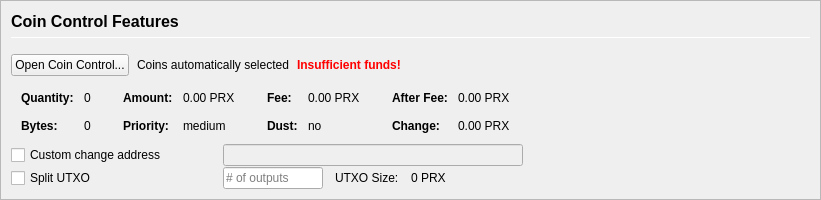
         <widget class="QFrame" name="frameCoinControl">
          <property name="sizePolicy">
           <sizepolicy hsizetype="Expanding" vsizetype="Expanding">
            <horstretch>0</horstretch>
            <verstretch>0</verstretch>
           </sizepolicy>
          </property>
          <property name="maximumSize">
           <size>
            <width>16777215</width>
            <height>16777215</height>
           </size>
          </property>
          <property name="frameShape">
           <enum>QFrame::StyledPanel</enum>
          </property>
          <property name="frameShadow">
           <enum>QFrame::Sunken</enum>
          </property>
          <layout class="QVBoxLayout" name="verticalLayoutCoinControl2">
           <property name="spacing">
            <number>0</number>
           </property>
           <property name="leftMargin">
            <number>0</number>
           </property>
           <property name="topMargin">
            <number>0</number>
           </property>
           <property name="rightMargin">
            <number>0</number>
           </property>
           <property name="bottomMargin">
            <number>0</number>
           </property>
           <item>
            <widget class="QFrame" name="frameCoinControl_BG">
             <layout class="QVBoxLayout" name="verticalLayoutCoinControl" stretch="0,0,0,0,0,0">
              <property name="spacing">
               <number>1</number>
              </property>
              <property name="leftMargin">
               <number>10</number>
              </property>
              <property name="topMargin">
               <number>10</number>
              </property>
              <item>
               <layout class="QHBoxLayout" name="horizontalLayoutCoinControl1">
                <property name="bottomMargin">
                 <number>15</number>
                </property>
                <item>
                 <layout class="QVBoxLayout" name="verticalLayout_3">
                  <property name="spacing">
                   <number>6</number>
                  </property>
                  <item>
                   <widget class="QLabel" name="labelCoinControlFeatures">
                    <property name="sizePolicy">
                     <sizepolicy hsizetype="Preferred" vsizetype="Maximum">
                      <horstretch>0</horstretch>
                      <verstretch>0</verstretch>
                     </sizepolicy>
                    </property>
                    <property name="minimumSize">
                     <size>
                      <width>0</width>
                      <height>20</height>
                     </size>
                    </property>
                    <property name="font">
                     <font>
                      <pointsize>12</pointsize>
                      <weight>75</weight>
                      <bold>true</bold>
                     </font>
                    </property>
                    <property name="styleSheet">
                     <string notr="true">font-weight:bold;</string>
                    </property>
                    <property name="text">
                     <string>Coin Control Features</string>
                    </property>
                   </widget>
                  </item>
                  <item>
                   <widget class="Line" name="line">
                    <property name="minimumSize">
                     <size>
                      <width>0</width>
                      <height>1</height>
                     </size>
                    </property>
                    <property name="maximumSize">
                     <size>
                      <width>16777215</width>
                      <height>1</height>
                     </size>
                    </property>
                    <property name="orientation">
                     <enum>Qt::Horizontal</enum>
                    </property>
                   </widget>
                  </item>
                 </layout>
                </item>
               </layout>
              </item>
              <item>
               <layout class="QHBoxLayout" name="horizontalLayoutCoinControl2" stretch="0,0,0,0">
                <property name="spacing">
                 <number>8</number>
                </property>
                <property name="bottomMargin">
                 <number>10</number>
                </property>
                <item>
                 <widget class="QPushButton" name="pushButtonCoinControl">
                  <property name="styleSheet">
                   <string notr="true"/>
                  </property>
                  <property name="text">
                   <string>Open Coin Control...</string>
                  </property>
                  <property name="autoDefault">
                   <bool>false</bool>
                  </property>
                 </widget>
                </item>
                <item>
                 <widget class="QLabel" name="labelCoinControlAutomaticallySelected">
                  <property name="text">
                   <string>Coins automatically selected</string>
                  </property>
                  <property name="margin">
                   <number>5</number>
                  </property>
                 </widget>
                </item>
                <item>
                 <widget class="QLabel" name="labelCoinControlInsuffFunds">
                  <property name="font">
                   <font>
                    <weight>75</weight>
                    <bold>true</bold>
                   </font>
                  </property>
                  <property name="styleSheet">
                   <string notr="true">color:red;font-weight:bold;</string>
                  </property>
                  <property name="text">
                   <string>Insufficient funds!</string>
                  </property>
                  <property name="margin">
                   <number>5</number>
                  </property>
                 </widget>
                </item>
                <item>
                 <spacer name="horizontalSpacerCoinControl">
                  <property name="orientation">
                   <enum>Qt::Horizontal</enum>
                  </property>
                  <property name="sizeHint" stdset="0">
                   <size>
                    <width>40</width>
                    <height>1</height>
                   </size>
                  </property>
                 </spacer>
                </item>
               </layout>
              </item>
              <item>
               <widget class="QWidget" name="widgetCoinControl" native="true">
                <property name="sizePolicy">
                 <sizepolicy hsizetype="Preferred" vsizetype="Preferred">
                  <horstretch>0</horstretch>
                  <verstretch>0</verstretch>
                 </sizepolicy>
                </property>
                <property name="minimumSize">
                 <size>
                  <width>0</width>
                  <height>0</height>
                 </size>
                </property>
                <property name="styleSheet">
                 <string notr="true"/>
                </property>
                <layout class="QHBoxLayout" name="horizontalLayoutCoinControl5">
                 <property name="leftMargin">
                  <number>0</number>
                 </property>
                 <property name="topMargin">
                  <number>0</number>
                 </property>
                 <property name="rightMargin">
                  <number>0</number>
                 </property>
                 <property name="bottomMargin">
                  <number>0</number>
                 </property>
                 <item>
                  <layout class="QHBoxLayout" name="horizontalLayoutCoinControl3" stretch="0,0,0,1">
                   <property name="spacing">
                    <number>20</number>
                   </property>
                   <property name="topMargin">
                    <number>0</number>
                   </property>
                   <property name="bottomMargin">
                    <number>10</number>
                   </property>
                   <item>
                    <layout class="QFormLayout" name="formLayoutCoinControl1">
                     <property name="horizontalSpacing">
                      <number>10</number>
                     </property>
                     <property name="verticalSpacing">
                      <number>14</number>
                     </property>
                     <property name="leftMargin">
                      <number>10</number>
                     </property>
                     <property name="topMargin">
                      <number>4</number>
                     </property>
                     <property name="rightMargin">
                      <number>6</number>
                     </property>
                     <item row="0" column="0">
                      <widget class="QLabel" name="labelCoinControlQuantityText">
                       <property name="font">
                        <font>
                         <weight>75</weight>
                         <bold>true</bold>
                        </font>
                       </property>
                       <property name="text">
                        <string>Quantity:</string>
                       </property>
                       <property name="margin">
                        <number>0</number>
                       </property>
                      </widget>
                     </item>
                     <item row="0" column="1">
                      <widget class="QLabel" name="labelCoinControlQuantity">
                       <property name="cursor">
                        <cursorShape>IBeamCursor</cursorShape>
                       </property>
                       <property name="contextMenuPolicy">
                        <enum>Qt::ActionsContextMenu</enum>
                       </property>
                       <property name="text">
                        <string notr="true">0</string>
                       </property>
                       <property name="margin">
                        <number>0</number>
                       </property>
                       <property name="textInteractionFlags">
                        <set>Qt::LinksAccessibleByMouse|Qt::TextSelectableByKeyboard|Qt::TextSelectableByMouse</set>
                       </property>
                      </widget>
                     </item>
                     <item row="1" column="0">
                      <widget class="QLabel" name="labelCoinControlBytesText">
                       <property name="font">
                        <font>
                         <weight>75</weight>
                         <bold>true</bold>
                        </font>
                       </property>
                       <property name="text">
                        <string>Bytes:</string>
                       </property>
                      </widget>
                     </item>
                     <item row="1" column="1">
                      <widget class="QLabel" name="labelCoinControlBytes">
                       <property name="cursor">
                        <cursorShape>IBeamCursor</cursorShape>
                       </property>
                       <property name="contextMenuPolicy">
                        <enum>Qt::ActionsContextMenu</enum>
                       </property>
                       <property name="text">
                        <string notr="true">0</string>
                       </property>
                       <property name="textInteractionFlags">
                        <set>Qt::LinksAccessibleByMouse|Qt::TextSelectableByKeyboard|Qt::TextSelectableByMouse</set>
                       </property>
                      </widget>
                     </item>
                    </layout>
                   </item>
                   <item>
                    <layout class="QFormLayout" name="formLayoutCoinControl2">
                     <property name="horizontalSpacing">
                      <number>10</number>
                     </property>
                     <property name="verticalSpacing">
                      <number>14</number>
                     </property>
                     <property name="leftMargin">
                      <number>6</number>
                     </property>
                     <property name="topMargin">
                      <number>4</number>
                     </property>
                     <property name="rightMargin">
                      <number>6</number>
                     </property>
                     <item row="0" column="0">
                      <widget class="QLabel" name="labelCoinControlAmountText">
                       <property name="font">
                        <font>
                         <weight>75</weight>
                         <bold>true</bold>
                        </font>
                       </property>
                       <property name="text">
                        <string>Amount:</string>
                       </property>
                       <property name="margin">
                        <number>0</number>
                       </property>
                      </widget>
                     </item>
                     <item row="0" column="1">
                      <widget class="QLabel" name="labelCoinControlAmount">
                       <property name="cursor">
                        <cursorShape>IBeamCursor</cursorShape>
                       </property>
                       <property name="contextMenuPolicy">
                        <enum>Qt::ActionsContextMenu</enum>
                       </property>
                       <property name="text">
                        <string notr="true">0.00 PRX</string>
                       </property>
                       <property name="textInteractionFlags">
                        <set>Qt::LinksAccessibleByMouse|Qt::TextSelectableByKeyboard|Qt::TextSelectableByMouse</set>
                       </property>
                      </widget>
                     </item>
                     <item row="1" column="0">
                      <widget class="QLabel" name="labelCoinControlPriorityText">
                       <property name="font">
                        <font>
                         <weight>75</weight>
                         <bold>true</bold>
                        </font>
                       </property>
                       <property name="text">
                        <string>Priority:</string>
                       </property>
                      </widget>
                     </item>
                     <item row="1" column="1">
                      <widget class="QLabel" name="labelCoinControlPriority">
                       <property name="cursor">
                        <cursorShape>IBeamCursor</cursorShape>
                       </property>
                       <property name="contextMenuPolicy">
                        <enum>Qt::ActionsContextMenu</enum>
                       </property>
                       <property name="text">
                        <string>medium</string>
                       </property>
                       <property name="textInteractionFlags">
                        <set>Qt::LinksAccessibleByMouse|Qt::TextSelectableByKeyboard|Qt::TextSelectableByMouse</set>
                       </property>
                      </widget>
                     </item>
                    </layout>
                   </item>
                   <item>
                    <layout class="QFormLayout" name="formLayoutCoinControl3">
                     <property name="horizontalSpacing">
                      <number>10</number>
                     </property>
                     <property name="verticalSpacing">
                      <number>14</number>
                     </property>
                     <property name="leftMargin">
                      <number>6</number>
                     </property>
                     <property name="topMargin">
                      <number>4</number>
                     </property>
                     <property name="rightMargin">
                      <number>6</number>
                     </property>
                     <item row="0" column="0">
                      <widget class="QLabel" name="labelCoinControlFeeText">
                       <property name="font">
                        <font>
                         <weight>75</weight>
                         <bold>true</bold>
                        </font>
                       </property>
                       <property name="text">
                        <string>Fee:</string>
                       </property>
                       <property name="margin">
                        <number>0</number>
                       </property>
                      </widget>
                     </item>
                     <item row="0" column="1">
                      <widget class="QLabel" name="labelCoinControlFee">
                       <property name="cursor">
                        <cursorShape>IBeamCursor</cursorShape>
                       </property>
                       <property name="contextMenuPolicy">
                        <enum>Qt::ActionsContextMenu</enum>
                       </property>
                       <property name="text">
                        <string notr="true">0.00 PRX</string>
                       </property>
                       <property name="textInteractionFlags">
                        <set>Qt::LinksAccessibleByMouse|Qt::TextSelectableByKeyboard|Qt::TextSelectableByMouse</set>
                       </property>
                      </widget>
                     </item>
                     <item row="1" column="0">
                      <widget class="QLabel" name="labelCoinControlLowOutputText">
                       <property name="font">
                        <font>
                         <weight>75</weight>
                         <bold>true</bold>
                        </font>
                       </property>
                       <property name="text">
                        <string>Dust:</string>
                       </property>
                      </widget>
                     </item>
                     <item row="1" column="1">
                      <widget class="QLabel" name="labelCoinControlLowOutput">
                       <property name="cursor">
                        <cursorShape>IBeamCursor</cursorShape>
                       </property>
                       <property name="contextMenuPolicy">
                        <enum>Qt::ActionsContextMenu</enum>
                       </property>
                       <property name="text">
                        <string>no</string>
                       </property>
                       <property name="textInteractionFlags">
                        <set>Qt::LinksAccessibleByMouse|Qt::TextSelectableByKeyboard|Qt::TextSelectableByMouse</set>
                       </property>
                      </widget>
                     </item>
                    </layout>
                   </item>
                   <item>
                    <layout class="QFormLayout" name="formLayoutCoinControl4">
                     <property name="horizontalSpacing">
                      <number>10</number>
                     </property>
                     <property name="verticalSpacing">
                      <number>14</number>
                     </property>
                     <property name="leftMargin">
                      <number>6</number>
                     </property>
                     <property name="topMargin">
                      <number>4</number>
                     </property>
                     <property name="rightMargin">
                      <number>6</number>
                     </property>
                     <item row="0" column="0">
                      <widget class="QLabel" name="labelCoinControlAfterFeeText">
                       <property name="font">
                        <font>
                         <weight>75</weight>
                         <bold>true</bold>
                        </font>
                       </property>
                       <property name="text">
                        <string>After Fee:</string>
                       </property>
                       <property name="margin">
                        <number>0</number>
                       </property>
                      </widget>
                     </item>
                     <item row="0" column="1">
                      <widget class="QLabel" name="labelCoinControlAfterFee">
                       <property name="cursor">
                        <cursorShape>IBeamCursor</cursorShape>
                       </property>
                       <property name="contextMenuPolicy">
                        <enum>Qt::ActionsContextMenu</enum>
                       </property>
                       <property name="text">
                        <string notr="true">0.00 PRX</string>
                       </property>
                       <property name="textInteractionFlags">
                        <set>Qt::LinksAccessibleByMouse|Qt::TextSelectableByKeyboard|Qt::TextSelectableByMouse</set>
                       </property>
                      </widget>
                     </item>
                     <item row="1" column="0">
                      <widget class="QLabel" name="labelCoinControlChangeText">
                       <property name="font">
                        <font>
                         <weight>75</weight>
                         <bold>true</bold>
                        </font>
                       </property>
                       <property name="text">
                        <string>Change:</string>
                       </property>
                      </widget>
                     </item>
                     <item row="1" column="1">
                      <widget class="QLabel" name="labelCoinControlChange">
                       <property name="cursor">
                        <cursorShape>IBeamCursor</cursorShape>
                       </property>
                       <property name="contextMenuPolicy">
                        <enum>Qt::ActionsContextMenu</enum>
                       </property>
                       <property name="text">
                        <string notr="true">0.00 PRX</string>
                       </property>
                       <property name="textInteractionFlags">
                        <set>Qt::LinksAccessibleByMouse|Qt::TextSelectableByKeyboard|Qt::TextSelectableByMouse</set>
                       </property>
                      </widget>
                     </item>
                    </layout>
                   </item>
                  </layout>
                 </item>
                </layout>
               </widget>
              </item>
              <item>
               <layout class="QHBoxLayout" name="horizontalLayoutCoinControl4">
                <property name="spacing">
                 <number>12</number>
                </property>
                <property name="sizeConstraint">
                 <enum>QLayout::SetDefaultConstraint</enum>
                </property>
                <property name="topMargin">
                 <number>0</number>
                </property>
                <property name="rightMargin">
                 <number>0</number>
                </property>
                <item>
                 <widget class="QCheckBox" name="checkBoxCoinControlChange">
                  <property name="sizePolicy">
                   <sizepolicy hsizetype="Preferred" vsizetype="Preferred">
                    <horstretch>0</horstretch>
                    <verstretch>0</verstretch>
                   </sizepolicy>
                  </property>
                  <property name="minimumSize">
                   <size>
                    <width>200</width>
                    <height>0</height>
                   </size>
                  </property>
                  <property name="maximumSize">
                   <size>
                    <width>200</width>
                    <height>16777215</height>
                   </size>
                  </property>
                  <property name="toolTip">
                   <string>If this is activated, but the change address is empty or invalid, change will be sent to a newly generated address.</string>
                  </property>
                  <property name="text">
                   <string>Custom change address</string>
                  </property>
                 </widget>
                </item>
                <item>
                 <widget class="QValidatedLineEdit" name="lineEditCoinControlChange">
                  <property name="enabled">
                   <bool>false</bool>
                  </property>
                  <property name="sizePolicy">
                   <sizepolicy hsizetype="Preferred" vsizetype="Preferred">
                    <horstretch>0</horstretch>
                    <verstretch>0</verstretch>
                   </sizepolicy>
                  </property>
                  <property name="minimumSize">
                   <size>
                    <width>300</width>
                    <height>0</height>
                   </size>
                  </property>
                 </widget>
                </item>
                <item>
                 <widget class="QLabel" name="labelCoinControlChangeLabel">
                  <property name="sizePolicy">
                   <sizepolicy hsizetype="Preferred" vsizetype="Preferred">
                    <horstretch>0</horstretch>
                    <verstretch>0</verstretch>
                   </sizepolicy>
                  </property>
                  <property name="minimumSize">
                   <size>
                    <width>100</width>
                    <height>0</height>
                   </size>
                  </property>
                  <property name="text">
                   <string/>
                  </property>
                  <property name="margin">
                   <number>3</number>
                  </property>
                 </widget>
                </item>
               </layout>
              </item>
              <item>
               <layout class="QHBoxLayout" name="horizontalLayoutCoinControl6">
                <property name="spacing">
                 <number>12</number>
                </property>
                <property name="rightMargin">
                 <number>0</number>
                </property>
                <item>
                 <widget class="QCheckBox" name="splitBlockCheckBox">
                  <property name="sizePolicy">
                   <sizepolicy hsizetype="Preferred" vsizetype="Preferred">
                    <horstretch>0</horstretch>
                    <verstretch>0</verstretch>
                   </sizepolicy>
                  </property>
                  <property name="minimumSize">
                   <size>
                    <width>200</width>
                    <height>0</height>
                   </size>
                  </property>
                  <property name="maximumSize">
                   <size>
                    <width>200</width>
                    <height>16777215</height>
                   </size>
                  </property>
                  <property name="text">
                   <string>Split UTXO</string>
                  </property>
                 </widget>
                </item>
                <item>
                 <widget class="QLineEdit" name="splitBlockLineEdit">
                  <property name="sizePolicy">
                   <sizepolicy hsizetype="Preferred" vsizetype="Preferred">
                    <horstretch>50</horstretch>
                    <verstretch>0</verstretch>
                   </sizepolicy>
                  </property>
                  <property name="minimumSize">
                   <size>
                    <width>100</width>
                    <height>0</height>
                   </size>
                  </property>
                  <property name="maximumSize">
                   <size>
                    <width>100</width>
                    <height>16777215</height>
                   </size>
                  </property>
                  <property name="placeholderText">
                   <string># of outputs</string>
                  </property>
                 </widget>
                </item>
                <item>
                 <widget class="QLabel" name="labelBlockSizeText">
                  <property name="text">
                   <string>UTXO Size:</string>
                  </property>
                 </widget>
                </item>
                <item>
                 <widget class="QLabel" name="labelBlockSize">
                  <property name="text">
                   <string>0 PRX</string>
                  </property>
                 </widget>
                </item>
                <item>
                 <spacer name="horizontalSpacer_7">
                  <property name="orientation">
                   <enum>Qt::Horizontal</enum>
                  </property>
                  <property name="sizeHint" stdset="0">
                   <size>
                    <width>40</width>
                    <height>20</height>
                   </size>
                  </property>
                 </spacer>
                </item>
               </layout>
              </item>
              <item>
               <spacer name="verticalSpacerCoinControl">
                <property name="orientation">
                 <enum>Qt::Vertical</enum>
                </property>
                <property name="sizeHint" stdset="0">
                 <size>
                  <width>800</width>
                  <height>1</height>
                 </size>
                </property>
               </spacer>
              </item>
             </layout>
            </widget>
           </item>
          </layout>
         </widget>
